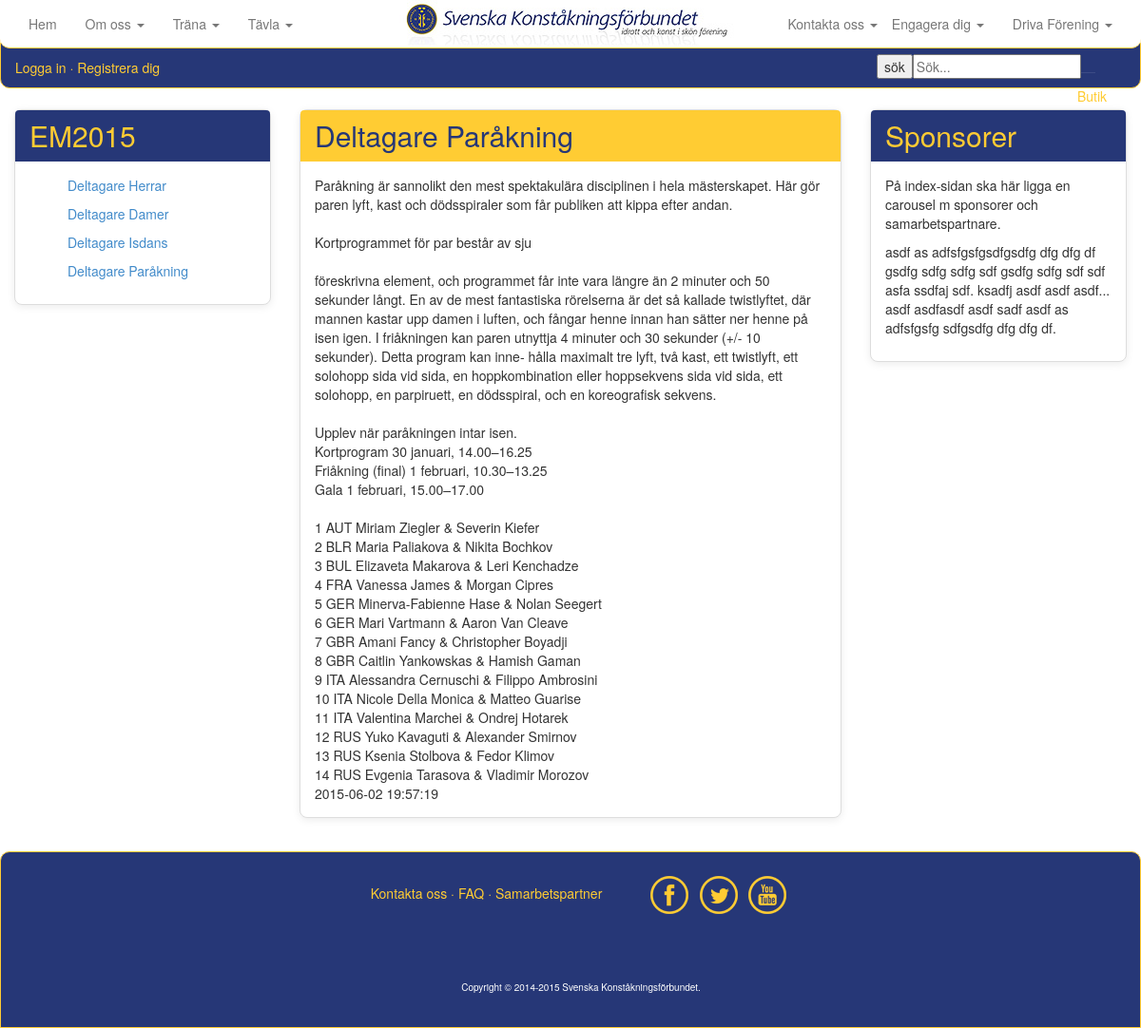
The app's page /em2015.php with its own data.
### tables this page shows
CREATE TABLE IF NOT EXISTS `artikel` (
  `ArtikelId` int(11) NOT NULL,
  `ArtikelName` varchar(50) NOT NULL,
  `ArtikelMessage` text NOT NULL,
  `ArtikelTimeStamp` timestamp NOT NULL DEFAULT CURRENT_TIMESTAMP,
  `ArtikelPic` varchar(1000) NOT NULL,
  `ArtikelPicThumb` varchar(1000) NOT NULL,
  `kategori` varchar(20) NOT NULL
);

### em2015.php (the view, shortened to what this page needs)
<?php
include_once("inc/HTMLTemplate.php");
include_once("inc/Connstring.php");
$artikeltime = "";
$artikelnames = "";
if(!empty($_GET))
{
	$getartikelid = isset($_GET['ArtikelId']) ? $_GET['ArtikelId'] : '';
	$query = <<<END
		SELECT ArtikelId, ArtikelName, ArtikelMessage, ArtikelTimeStamp
		FROM artikel
		WHERE ArtikelId = "{$getartikelid}";
END;
	$res = $mysqli->query($query) or die();
	if($res->num_rows > 0)
	{
		while($row = $res->fetch_object())
		{
			$artikelname = $row->ArtikelName;
			$artikelmessage = $row->ArtikelMessage;
			$artikeltimestamp = $row->ArtikelTimeStamp;
			$artikeltime = <<<END
		<div class="panel panel-yellow">
			<div class="panel-heading">
				<h3 class="panel-title">{$artikelname}</h3>
			</div>
				<div class="panel-body">
					{$artikelmessage}<br><br>
					{$artikeltimestamp}<br><br>
				</div>
		</div>
END;
		}
	}
}
else
{
	$query = <<<END
		SELECT ArtikelId, ArtikelName, ArtikelMessage, ArtikelTimeStamp, kategori
		FROM artikel
		WHERE kategori = 'em'
		ORDER BY Artikeltimestamp
END;
	$res = $mysqli->query($query) or die();
		if($res->num_rows > 0)
		{
			while($row = $res->fetch_object())
			{
				$artikelname = $row->ArtikelName;
				$artikelmessage = $row->ArtikelMessage;
				$artikeltimestamp = $row->ArtikelTimeStamp;
				$artikeltime = <<<END
				<div class="panel panel-yellow">
					<div class="panel-heading">
						<h3 class="panel-title">{$artikelname}</h3>
					</div>
						<div class="panel-body">
							{$artikelmessage}
							{$artikeltimestamp}
						</div>
				</div>
END;
			}
		}
}
$query = <<<END
	SELECT ArtikelId, ArtikelName, ArtikelMessage, ArtikelTimeStamp, kategori
	FROM artikel
	WHERE kategori = 'em'
	ORDER BY Artikeltimestamp
END;
$res = $mysqli->query($query) or die();
if($res->num_rows > 0)
{
	while($row = $res->fetch_object())
	{
		$artikelId = $row->ArtikelId;
		$artikelname = $row->ArtikelName;
		$artikelnames .= <<<END
			<div class="collapse-in" id="dokument">
				<ul class="">
	   				<a href="em2015.php?ArtikelId={$artikelId}">
	   					<li>{$artikelname}</li>
	   				</a>
	   			</ul>
			</div>
END;
	}
}
$content = <<<END
       	<div id="content">
			<div class="row">
				<div class="col-md-3">
					<div class="panel panel-blue">
						<div class="panel-heading">
							<h3 class="panel-title yellow">EM2015</h3>
						</div>
						<div class="panel-body">
							{$artikelnames}
						</div>
					</div>
				</div>
				<div class="col-xs-12 col-md-6">
					{$artikeltime}
				</div>
				<div class="col-md-3 pull-right">
					<div class="panel panel-blue">
						<div class="panel-heading">
							<h3 class="panel-title">Sponsorer</h3>
						</div>
						<div class="panel-body">
							<p>På index-sidan ska här ligga en carousel m sponsorer och samarbetspartnare.
							</p>
							<p class="divider"></p>
							<p>asdf as adfsfgsfgsdfgsdfg dfg dfg df gsdfg sdfg sdfg sdf gsdfg sdfg
							sdf sdf asfa ssdfaj sdf.
							ksadfj asdf asdf asdf... asdf asdfasdf asdf sadf asdf as adfsfgsfg
							sdfgsdfg dfg dfg df.
							</p>
						</div>
					</div>
				</div>
			</div>
       </div>
END;
echo $header;
echo $content;
echo $footer;
?>

### css/ia4.css (style rules this page uses)
html { height: 100% }
body { background-color: white; margin-right: auto; margin-left: auto; width:100%; height: 100% }
#content { z-index:-1; margin-top: 100px; margin-right: auto; margin-left: auto; width:100%; min-height: 400px; padding: 15px; background-color: white; }
.yellow { color: #ffcc33; }
.panel { margin-bottom: 20px; background-color: #fff; border: 1px solid transparent; border-radius: 8px; -webkit-box-shadow: 0 2px 8px rgba(0, 0, 0, .08); box-shadow: 0 2px 8px rgba(0, 0, 0, .08); }
.panel-body { padding: 15px; }
.panel-heading { padding: 10px 15px; border-bottom: 1px solid transparent; border-top-left-radius: 4px; border-top-right-radius: 4px; }
.panel-title { margin-top: 0; margin-bottom: 0; font-size: 16px; color: inherit; }
.panel-yellow { border-color: #ddd; }
.panel-yellow > .panel-heading { color: #263777; background-color: #ffcc33; border-color: #ffcc33; }
.panel-blue { border-color: #ddd; }
.panel-blue > .panel-heading { color: #ffcc33; background-color: #263777; border-color: #263777; }
.panel-title { margin-top: 0; margin-bottom: 0; font-size: 30px; color: inherit; }
ul { list-style-type: none; }

### records on screen
artikel: ArtikelName "Deltagare Herrar"
artikel: ArtikelName "Deltagare Damer"
artikel: ArtikelName "Deltagare Isdans"
artikel: ArtikelName "Deltagare Paråkning", ArtikelMessage "Paråkning är sannolikt den mest spektakulära disciplinen i hela mästerskapet. Här gör paren lyft, kast och dödsspiraler som får publiken att kippa efter andan. Kortprogrammet för par består av sju föreskrivna element, och programmet får inte vara längre än 2 minuter och 50 sekunder långt. En av de mest fantastiska rörelserna är det så kallade twistlyftet, där mannen kastar upp damen i luften, och fångar henne innan han sätter ner henne på isen igen. I friåkningen kan paren utnyttja 4 minuter och 30 sekunder (+/- 10 sekunder). Detta program kan inne- hålla maximalt tre lyft, två kast, ett twistlyft, ett solohopp sida vid sida, en hoppkombination eller hoppsekvens sida vid sida, ett solohopp,…", ArtikelTimeStamp "2015-06-02 19:57:19"
